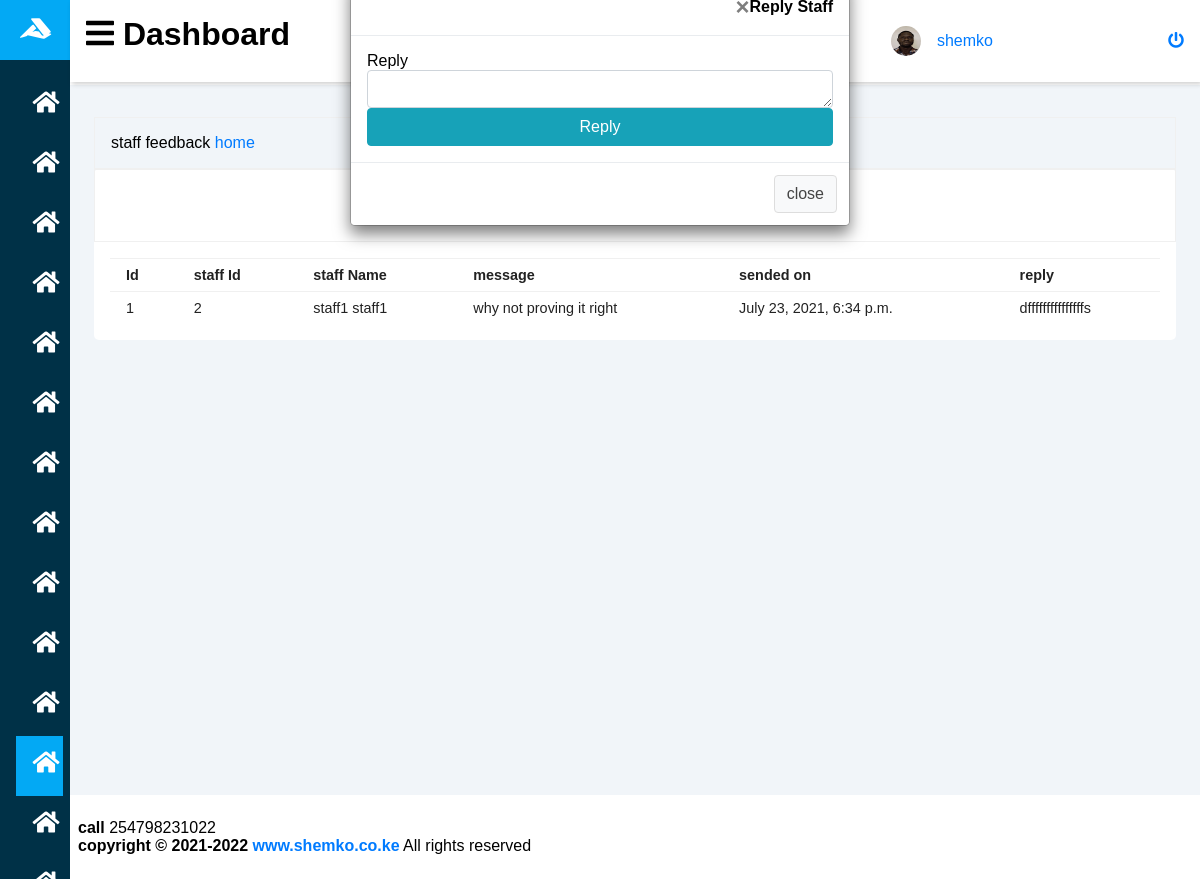
The page /staff_feedback_message (signed in) on the database its author committed.
### Attendance/models.py (models this page shows)
class CustomUser(AbstractUser):
    user_type_data=((1,"HOD"),(2,"staff"),(3,"student"))
    user_type=models.CharField(default=1,choices=user_type_data,max_length=10)

class FeedbackStaff(models.Model):
    id=models.AutoField(primary_key=True)
    staff_id=models.ForeignKey(Staffs, on_delete=models.CASCADE)
    feedback=models.TextField()
    feedback_reply=models.TextField()
    created_at=models.DateTimeField(auto_now_add=True)
    updated_at=models.DateTimeField(auto_now_add=True)
    objects=models.Manager()

class Staffs(models.Model):
    id=models.AutoField(primary_key=True)
    admin=models.OneToOneField(CustomUser,on_delete=models.CASCADE)#
    address=models.TextField()#
    created_at=models.DateTimeField(auto_now_add=True)
    update_at=models.DateTimeField( auto_now_add=True)
    objects=models.Manager()

### Attendance/AdminHodView.py (the view)
# urls.py: path('staff_feedback_message',AdminHodView.staff_feedback_message,name="staff_feedback_message"),
def staff_feedback_message(request):
    feedbacks=FeedbackStaff.objects.all()
    return render(request,"AdminHodTemplates/staff_feedback.html",{"feedbacks":feedbacks})

### Attendance/LoginCheckMiddleWare.py (called while the page is built, shortened)
    def process_view(self,request,view_func,view_args,view_kwargs):
        modulename=view_func.__module__
        user=request.user
        if user.is_authenticated:
            if user.user_type == "1":
                 if modulename == "Attendance.AdminHodView":
                     pass
                 elif modulename == "Attendance.views" or modulename == "django.views.static":
                       pass
                 else:
                    return HttpResponseRedirect(reverse("admin_home"))
        else:
            if request.path == reverse("show_login") or request.path == reverse("do_login") or modulename == "django.contrib.auth.views":
                pass
            else:
                return  HttpResponseRedirect(reverse("show_login"))

### Attendance/templates/AdminHodTemplates/staff_feedback.html (shortened to what this page needs)
{% extends "AdminHodTemplates/base_template.html" %}
{% block main_content %}
<div class="main" data-content id="COURSE">
<div class="card-header" >
  <div class="">
{% block page_title %}
staff feedback
{% endblock page_title %}
  <a href="/admin_home">home</a>
</div>
</div>
<div class="card">
   <div class="card-header">
       <form class="search">
       </form>
   </div>
   <div class="card-body">
       <div class="table-responsive">
           <table width="100%">
               <thead>
                   <tr>
                       <td>Id</td>
                       <td>staff Id</td>
                       <td>staff Name</td>
                       <td>message</td>
                       <td>sended on</td>
                       <td>reply</td>
                   </tr>
               </thead>
               <tbody>
                {% for feedback in feedbacks %}
                    <tr>
                        <td>{{ feedback.id }}</td>
                        <td>{{ feedback.staff_id.admin.id }}</td>
                        <td>{{ feedback.staff_id.admin.first_name }} {{ feedback.staff_id.admin.last_name }}</td>
                        <td>{{ feedback.feedback }}</td>
                        <td>{{ feedback.created_at}}</td>
                        <td>
                            {% if feedback.feedback_reply == "" %}
                            <button class="btn btn-success repyl_open_modal" data-toggle="modal" data-target="#reply_modal">Reply</button>
                            {% else %}
                            {{ feedback.feedback_reply}}
                            {% endif %}
                        </td>
                   </tr>
                {% endfor %}
               </tbody>
           </table>
       </div>
   </div>
</div>
</div>
<div class="modal fade" id="reply_modal" role="dialog">
    <div class="modal-dialog">
        <div class="modal-content">
            <div class="modal-header">
                <button type="button" class="close" data-dismiss="modal">&times</button>
                <h4 class="modal-title">Reply  Staff</h4>
            </div>
            <div class="modal-body">
                <p>Reply </p>
                <textarea class="form-control" id="reply_message"></textarea>
                <button id="reply_btn" class="btn btn-info btn-block">Reply</button>
            </div>
            <div class="modal-footer">
                <button type="button" class="btn btn-default" data-dismiss="modal">close</button>
            </div>
        </div>
    </div>
</div>
{% endblock main_content %}

### Attendance/templates/AdminHodTemplates/content_header.html (shortened to what this page needs)
{% load static %}
<div class="header">
		<h1>
          <label for="nav-toggle">
               <span class="fas fa-bars"></span>
          </label>
          Dashboard
        </h1>
        <div class="search-wrapper">
        </div>
        <div class="user-wrapper">
            <img src="{% static "assets/shem.jpg" %}" width="30px" height="30px" alt="">
            <div>
                <a href="{% url 'admin_profile' %}">{{ user.username }}</a>
            </div>
        </div>
        <div class="user-wrapper">
                <a href="{% url 'logout_user'%}" >
                        <span class="icon"><i class="fas fa-power-off"></i></span>
                </a>
        </div>
</div>

### Attendance/static/css/TestChart.css (style rules this page uses)
.card-header { background-color: transparent; border-bottom: 1px solid rgba(0,0,0,.125); padding: .75rem 1.25rem; position: relative; border-top-left-radius: .25rem; border-top-right-radius: .25rem; }
.card-header { padding: .75rem 1.25rem; margin-bottom: 0; background-color: rgba(0,0,0,.03); border-bottom: 0 solid rgba(0,0,0,.125); }
.card { position: relative; display: -ms-flexbox; display: flex; -ms-flex-direction: column; flex-direction: column; min-width: 0; word-wrap: break-word; background-color: #fff; background-clip: border-box; border: 0 solid rgba(0,0,0,.125); border-radius: .25rem; }
[type="button"]:not(:disabled), [type="reset"]:not(:disabled), [type="submit"]:not(:disabled), button:not(:disabled) { cursor: pointer; }
.btn { display: inline-block; font-weight: 400; color: #212529; text-align: center; vertical-align: middle; cursor: pointer; -webkit-user-select: none; -moz-user-select: none; -ms-user-select: none; user-select: none; background-color: transparent; border: 1px solid transparent; padding: .375rem .75rem; font-size: 1rem; line-height: 1.5; border-radius: .25rem; transition: color .15s ease-in-out,background-color .15s ease-in-out,border-color .15s ease-in-out,box-shadow .15s ease-in-out; }
[type="button"], [type="reset"], [type="submit"], button { -webkit-appearance: button; }
button, select { text-transform: none; }
button, input { overflow: visible; }
button, input, optgroup, select, textarea { margin: 0; font-family: inherit; font-size: inherit; line-height: inherit; }
button { border-radius: 0; }
.card-body { -ms-flex: 1 1 auto; flex: 1 1 auto; min-height: 1px; padding: 1.25rem; }

### rows shown on the page
CustomUser: username "shemko"
FeedbackStaff: id "1", staff_id.admin.id "2", staff_id.admin.first_name "staff1", staff_id.admin.last_name "staff1", feedback "why not proving it right", created_at "July 23, 2021, 6:34 p.m.", feedback_reply "dfffffffffffffffs"
